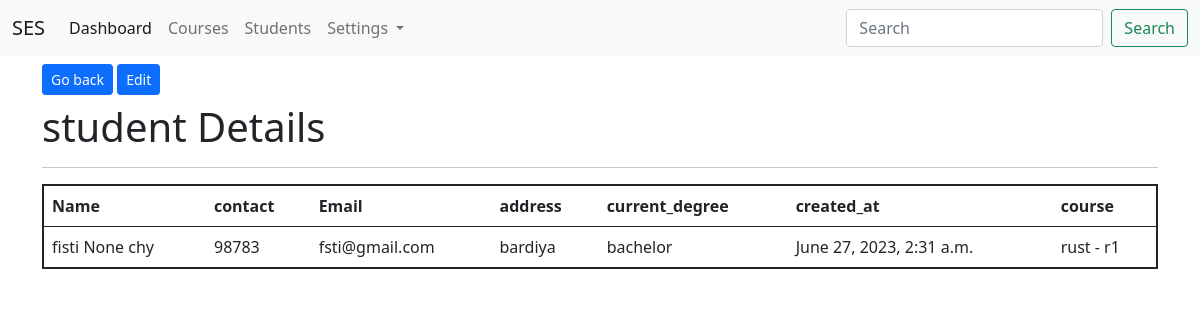
Screenshot of /app_students/show/17/ (signed in) with the database file from the repository.
### app_students/models.py (models this page shows, shortened)
class studentModel(models.Model):
    first_name= models.CharField(max_length=200)
    middle_name= models.CharField(max_length=200, null=True,blank=True)
    last_name= models.CharField(max_length=200)
    email = models.EmailField(unique=True)
    contact= models.CharField(max_length=20)
    address = models.CharField(max_length=200)
    current_degree = models.CharField(max_length=200)
    profile_img = models.FileField(upload_to='students/profiles',null=True,blank=True)
    created_at = models.DateTimeField(auto_now_add=True)
    course= models.ForeignKey(courseModel,on_delete=models.CASCADE)
    user =models.ForeignKey(User,on_delete=models.CASCADE)
    class Meta:
        db_table = 'tbl_students'

### app_courses/models.py (models this page shows)
class courseModel(models.Model):
    course_name = models.CharField( max_length=200)
    course_code = models.CharField(max_length=100)
    def __str__(self):
        return self.course_name +" - " + self.course_code # this will convert the object form data to string
    class Meta:
        db_table = "tbl_courses"

### app_students/views.py (the view)
# urls.py: path('show/<int:id>/',views.student_show,name='student-show'),
@login_required(login_url='/login')
def student_show(request,id):
    students = studentModel.objects.get(id=id)
    context ={"students":students}
    return render(request,'students/show.html',context)

### templates/students/show.html (shortened to what this page needs)
{% extends 'layouts/master.html' %}
{% block content %}
<div class="container">
    <a href="{% url 'student-index' %}" class="btn btn-primary btn-sm mt-2 mb-2">Go back</a>
    <a href="{% url 'student-edit' students.id %}" class=" btn btn-primary btn-sm mt-2 mb-2" >Edit</a>
   <h1>student Details</h1>
   <hr>
   <table class="table table-hover border-2" style="border: 1px solid;" >
    <thead>
        <tr>
        <th>Name</th>
        <th>contact</th>
        <th>Email</th>
        <th>address</th>
        <th>current_degree</th>
        <th>created_at</th>
        <th>course</th>
     </tr>
    </thead>
    <tbody>
        <tr>
            <td >{{ students.first_name}} {{students.middle_name}} {{students.last_name}}</td>
            <td >{{ students.contact}} </td>
            <td >{{ students.email}} </td>
            <td >{{ students.address}} </td>
            <td >{{ students.current_degree}} </td>
            <td >{{ students.created_at}} </td>
            <td >{{ students.course}} </td>
        </tr>
    </tbody>
   </table>
</div>
{% endblock content %}

### rows the page displays
studentModel: first_name "fisti", middle_name "None", last_name "chy", contact "98783", email "fsti@gmail.com", address "bardiya", current_degree "bachelor", created_at "June 27, 2023, 2:31 a.m.", course "rust - r1"
